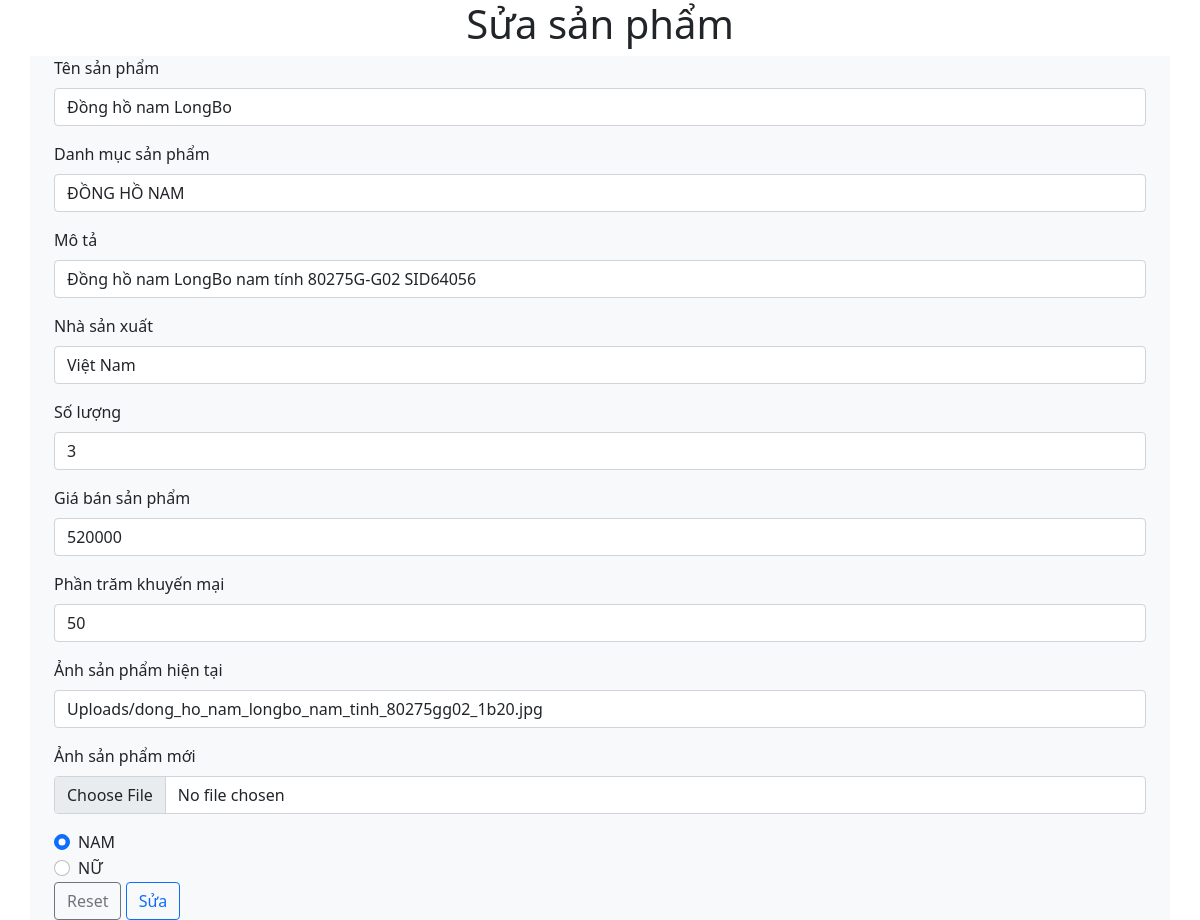
/routing.php?controller=Product&action=page_update_product&id=8 (signed in), run on the app's committed database.
### tables this page shows
CREATE TABLE `product` (
  `id` int(11) NOT NULL,
  `ten` varchar(255) NOT NULL,
  `danh_muc` varchar(255) NOT NULL,
  `mo_ta` text DEFAULT NULL,
  `nha_san_xuat` varchar(255) NOT NULL,
  `so_luong` int(11) NOT NULL,
  `gia_ban` int(11) NOT NULL,
  `phan_tram_khuyen_mai` float DEFAULT 0,
  `anh` text DEFAULT NULL,
  `sex` varchar(10) NOT NULL DEFAULT 'NAM'
);

### Controllers/BaseController.php (called while the page is built, shortened)
<?php
class BaseController
{
    public function render_view($viewName, $data=[])
    {
        extract($data);
        include('Views/views/'.$viewName.'.php');
    }
}

### Controllers/ProductController.php (called while the page is built, shortened)
<?php
class ProductController extends AdminController
{
    public function page_update_product()
    {
        $productModel = $this->get_model('ProductModel');
        $result = $productModel->get_product_by_id($_GET['id']);
        $this->render_view('update_product',['get_product_by_id' => $result]);
    }
}
?>

### Models/ProductModel.php (called while the page is built, shortened)
<?php
class  ProductModel extends BaseModel
{
    public function __construct()
    {
        $this->conn = $this->connectDb();
    }
    public function get_product_by_id($id)
    {
        $query4 = "SELECT id, ten, danh_muc, mo_ta, nha_san_xuat, so_luong, gia_ban, phan_tram_khuyen_mai, anh, sex FROM product WHERE id='$id'";
        $result = $this->conn->query($query4);
        if($result->num_rows > 0){
            return $result->fetch_assoc();
        }
        else
        {
            return false;
        }
    }
}
?>

### Models/BaseModel.php (called while the page is built, shortened)
<?php
class BaseModel
{
    public function connectDb()
    {
        $hostname = "localhost";
        $username = "root";
        $password = "";
        $db = "data_fashion";
        $conn = new mysqli($hostname, $username, $password, $db);
        return $conn;
    }
}
?>

### Views/views/update_product.php (the view, shortened to what this page needs)
<!DOCTYPE html>
<html lang="vi">
<head>
    <link href="https://cdn.jsdelivr.net/npm/bootstrap@5.1.3/dist/css/bootstrap.min.css" rel="stylesheet">
</head>
<body>
<form  action="?controller=Product&action=do_update_product" method="POST" enctype="multipart/form-data">
    <h1 class="text-center">Sửa sản phẩm</h1>
    <div class="container bg-light">
        <?php if(isset($get_product_by_id)) $product = $get_product_by_id; ?>
        <div class="container bg-light">
            <div class="mb-3">
                <label for="ten" class="form-label">Tên sản phẩm</label>
                <input type="text" name="ten" class="form-control" id="ten" placeholder="Tên sản phẩm" value="<?php echo isset($_SESSION['error_message'])?$_SESSION['ten']:'';echo isset($product['ten'])?$product['ten']:'';?>">
            </div>
            <div class="mb-3">
                <label for="danh_muc" class="form-label">Danh mục sản phẩm</label>
                <input type="text" name="danh_muc" class="form-control" id="danh_muc" placeholder="Danh mục sản phẩm" value="<?php echo isset($_SESSION['error_message'])?$_SESSION['danh_muc']:'';echo isset($product['danh_muc'])?$product['danh_muc']:'';?>">
            </div>
            <div class="mb-3">
                <label for="mo_ta" class="form-label">Mô tả</label>
                <input type="text" name="mo_ta" class="form-control" id="mo_ta" placeholder="Mô tả" value="<?php echo isset($_SESSION['error_message'])?$_SESSION['mo_ta']:'';echo isset($product['mo_ta'])?$product['mo_ta']:'';?>">
            </div>
            <div class="mb-3">
                <label for="nha_san_xuat" class="form-label">Nhà sản xuất</label>
                <input type="text" name="nha_san_xuat" class="form-control" id="nha_san_xuat" placeholder="Nhà sản xuất" value="<?php echo isset($_SESSION['error_message'])?$_SESSION['nha_san_xuat']:'';echo isset($product['nha_san_xuat'])?$product['nha_san_xuat']:'';?>">
            </div>
            <div class="mb-3">
                <label for="so_luong" class="form-label">Số lượng</label>
                <input type="number" name="so_luong" class="form-control" id="so_luong" placeholder="Số lượng sản phẩm" value="<?php echo isset($_SESSION['error_message'])?$_SESSION['so_luong']:'';echo isset($product['so_luong'])?$product['so_luong']:'';?>">
            </div>
            <div class="mb-3">
                <label for="gia_ban" class="form-label">Giá bán sản phẩm</label>
                <input type="number" name="gia_ban" class="form-control" id="gia_ban" placeholder="Giá bán sản phẩm" value="<?php echo isset($_SESSION['error_message'])?$_SESSION['gia_ban']:'';echo isset($product['gia_ban'])?$product['gia_ban']:'';?>">
            </div>
            <div class="mb-3">
                <label for="phan_tram_khuyen_mai" class="form-label">Phần trăm khuyến mại</label>
                <input type="number" name="phan_tram_khuyen_mai" class="form-control" id="phan_tram_khuyen_mai" placeholder="Phần trăm khuyến mại" value="<?php echo isset($_SESSION['error_message'])?$_SESSION['phan_tram_khuyen_mai']:'';echo isset($product['phan_tram_khuyen_mai'])?$product['phan_tram_khuyen_mai']:'';?>">
            </div>
            <div class="mb-3">
                <label for="anh_old" class="form-label">Ảnh sản phẩm hiện tại</label>
                <input type="text" name="anh_old" class="form-control" id="anh_old" placeholder="Ảnh sản phẩm hiện tại" value="<?php echo isset($_SESSION['error_message'])?$_SESSION['anh']:'';echo isset($product['anh'])?$product['anh']:'';?>">
            </div>
            <div class="mb-3">
                <label for="anh_new" class="form-label">Ảnh sản phẩm mới</label>
                <input accept="image/*" type="file" name="anh_new" class="form-control" id="anh_new" placeholder="Ảnh sản phẩm">
            </div>
            <div class="form-check">
                <input class="form-check-input" type="radio" name="sex" id="male" value="NAM" <?php echo isset($_SESSION['error_message']) && $_SESSION['sex']== "NAM" ? 'checked' : ""; echo isset($product['sex']) && $product['sex']=="NAM" ? 'checked':''?>>
                <label class="form-check-label" for="male">
                    NAM
                </label>
            </div>
            <div class="form-check">
                <input class="form-check-input" type="radio" name="sex" id="female" value="NỮ" <?php echo isset($_SESSION['error_message']) && $_SESSION['sex']== "NỮ" ? 'checked' : ""; echo isset($product['sex']) && $product['sex']=="NỮ" ? 'checked' : ''?>>
                <label class="form-check-label" for="female">
                    NỮ
                </label>
            </div>
            <div>
                <input type="reset" class="btn btn-outline-secondary">
                <input type="submit" class="btn btn-outline-primary" value="Sửa">
            </div>
        </div>
</form>
</body>
</html>

### data on the page
product: ten "Đồng hồ nam LongBo", danh_muc "ĐỒNG HỒ NAM", mo_ta "Đồng hồ nam LongBo nam tính 80275G-G02 SID64056", nha_san_xuat "Việt Nam", so_luong "3", gia_ban "520000", phan_tram_khuyen_mai "50", anh_old "Uploads/dong_ho_nam_longbo_nam_tinh_80275gg02_1b20.jpg", sex "☑ NAM", sex "☐ NỮ"
